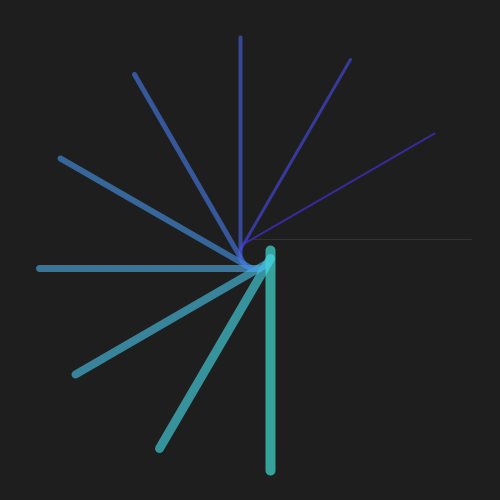
Frame 1 (no input)
Frame 2 (the mouse pressed at the canvas centre, redrawn once): identical to frame 1, image omitted

The Processing sketch that drew this single still picture (run headless with seeded random() and noise(); the mouse was pressed at the canvas centre and the sketch redrawn once):

// Processing sketch: processing_163681
// ── processing_163681.pde

void setup() {
size(500, 500);
stroke(72,212,239, 153);
noLoop();
}
void draw() {
background(30);
tail(270,10,HALF_PI/3);
}
void tail(int xpos, int units, float angle) {
pushMatrix();
translate(xpos, 250);
for (int i = units; i > 0; i--) { // Count in reverse
strokeWeight(i);
stroke(72,25*i,239, 153);
line(0, 0, 0, 220);
translate(0, 8);
rotate(angle);
}
popMatrix();
}
